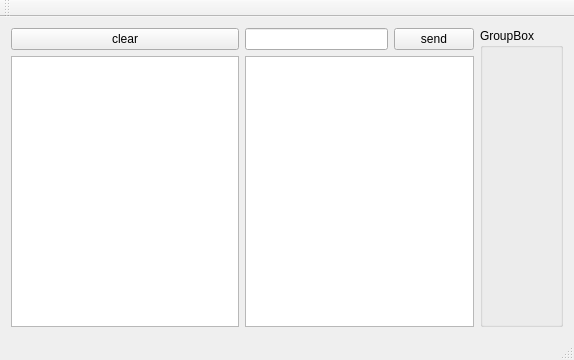
<?xml version="1.0" encoding="UTF-8"?>
<ui version="4.0">
 <class>MainWindow</class>
 <widget class="QMainWindow" name="MainWindow">
  <property name="geometry">
   <rect>
    <x>0</x>
    <y>0</y>
    <width>574</width>
    <height>360</height>
   </rect>
  </property>
  <property name="windowTitle">
   <string>MainWindow</string>
  </property>
  <widget class="QWidget" name="centralWidget">
   <layout class="QHBoxLayout" name="horizontalLayout_3">
    <item>
     <layout class="QVBoxLayout" name="verticalLayout">
      <item>
       <widget class="QPushButton" name="pushButtonClearCanvas">
        <property name="text">
         <string>clear</string>
        </property>
       </widget>
      </item>
      <item>
       <widget class="QGraphicsView" name="graphicsView"/>
      </item>
     </layout>
    </item>
    <item>
     <layout class="QVBoxLayout" name="verticalLayout_2">
      <item>
       <layout class="QHBoxLayout" name="horizontalLayout">
        <item>
         <widget class="QLineEdit" name="lineEdit"/>
        </item>
        <item>
         <widget class="QPushButton" name="pushButtonSend">
          <property name="text">
           <string>send</string>
          </property>
         </widget>
        </item>
       </layout>
      </item>
      <item>
       <widget class="QPlainTextEdit" name="plainTextEdit"/>
      </item>
     </layout>
    </item>
    <item>
     <widget class="QGroupBox" name="groupBox">
      <property name="title">
       <string>GroupBox</string>
      </property>
     </widget>
    </item>
   </layout>
  </widget>
  <widget class="QMenuBar" name="menuBar">
   <property name="geometry">
    <rect>
     <x>0</x>
     <y>0</y>
     <width>574</width>
     <height>27</height>
    </rect>
   </property>
  </widget>
  <widget class="QToolBar" name="mainToolBar">
   <attribute name="toolBarArea">
    <enum>TopToolBarArea</enum>
   </attribute>
   <attribute name="toolBarBreak">
    <bool>false</bool>
   </attribute>
  </widget>
  <widget class="QStatusBar" name="statusBar"/>
 </widget>
 <layoutdefault spacing="6" margin="11"/>
 <resources/>
 <connections>
  <connection>
   <sender>lineEdit</sender>
   <signal>returnPressed()</signal>
   <receiver>pushButtonSend</receiver>
   <slot>click()</slot>
   <hints>
    <hint type="sourcelabel">
     <x>347</x>
     <y>76</y>
    </hint>
    <hint type="destinationlabel">
     <x>438</x>
     <y>77</y>
    </hint>
   </hints>
  </connection>
 </connections>
</ui>
